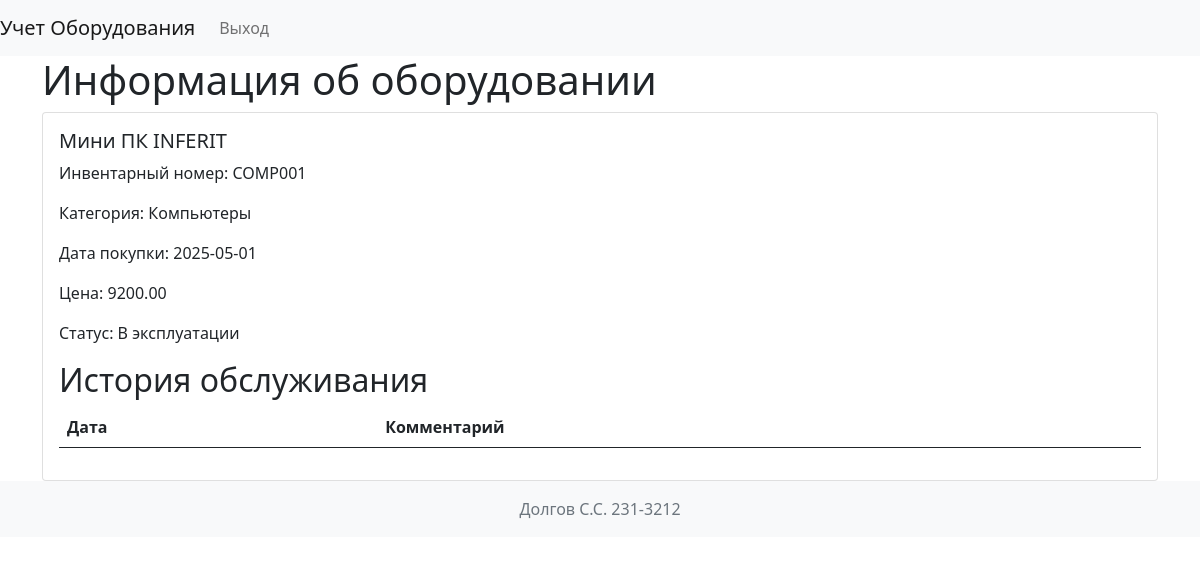
Page /equipment/1 (signed in) on the committed database.
### models.py (models this page shows, shortened)
class Equipment(db.Model):
    id = db.Column(db.Integer, primary_key=True)
    name = db.Column(db.String(255), nullable=False)
    inventory_number = db.Column(db.String(50), unique=True, nullable=False)
    category_id = db.Column(db.Integer, db.ForeignKey('category.id'), nullable=False)
    category = relationship("Category", backref="equipment")
    purchase_date = db.Column(db.Date, nullable=False)
    cost = db.Column(db.Numeric(10, 2), nullable=False)
    status = db.Column(Enum('В эксплуатации', 'На ремонте', 'Списано', name='equipment_status'), nullable=False)
    photo_id = db.Column(db.Integer, db.ForeignKey('photo.id'), nullable=True)
    photo = relationship("Photo", backref="equipment")
    created_at = db.Column(DateTime, default=datetime.utcnow)
    responsible_persons = relationship("Person", secondary="equipment_person", back_populates="equipment")

class Category(db.Model):
    id = db.Column(db.Integer, primary_key=True)
    name = db.Column(db.String(100), nullable=False)
    description = db.Column(db.Text)

### app.py (the view)
@app.route('/equipment/<int:equipment_id>')
def equipment_detail(equipment_id):
    equipment = Equipment.query.get_or_404(equipment_id)
    return render_template('equipment_detail.html', equipment=equipment)

### app.py (called while the page is built)
@login_manager.user_loader
def load_user(user_id):
    return User.query.get(int(user_id))

### templates/equipment_detail.html (shortened to what this page needs)
{% extends 'base.html' %}
{% block content %}
    <h1>Информация об оборудовании</h1>
    <div class="card">
        <div class="card-body">
            <h5 class="card-title">{{ equipment.name }}</h5>
            <p class="card-text">Инвентарный номер: {{ equipment.inventory_number }}</p>
            <p class="card-text">Категория: {{ equipment.category.name }}</p>
            <p class="card-text">Дата покупки: {{ equipment.purchase_date.strftime('%Y-%m-%d') }}</p>
            <p class="card-text">Цена: {{ equipment.cost }}</p>
            <p class="card-text">Статус: {{ equipment.status }}</p>
                <h2>История обслуживания</h2>
                <table class="table">
                    <thead>
                        <tr>
                            <th>Дата</th>
                            <th>Комментарий</th>
                        </tr>
                    </thead>
                </table>
            </div>
        </div>
    </div>
{% endblock %}

### rows in the picture
Equipment: name "Мини ПК INFERIT", inventory_number "COMP001", purchase_date "2025-05-01", cost "9200.00", status "В эксплуатации"
Category: category.name "Компьютеры"
